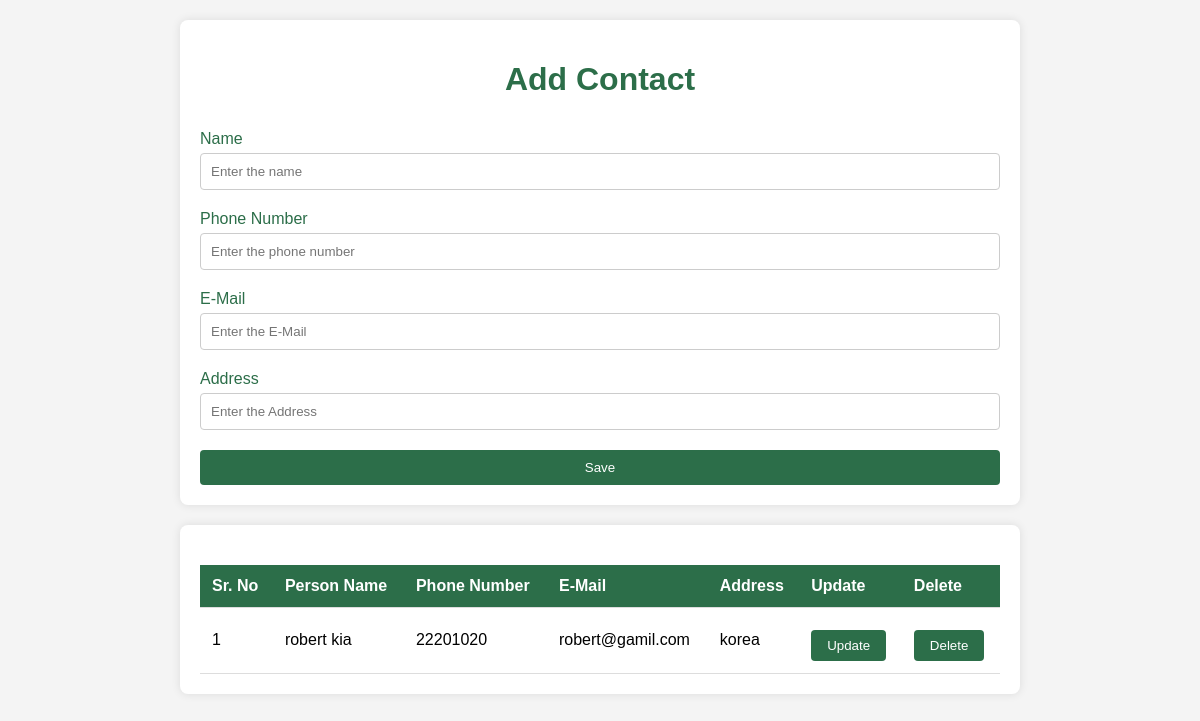
Before: / with the older database file.
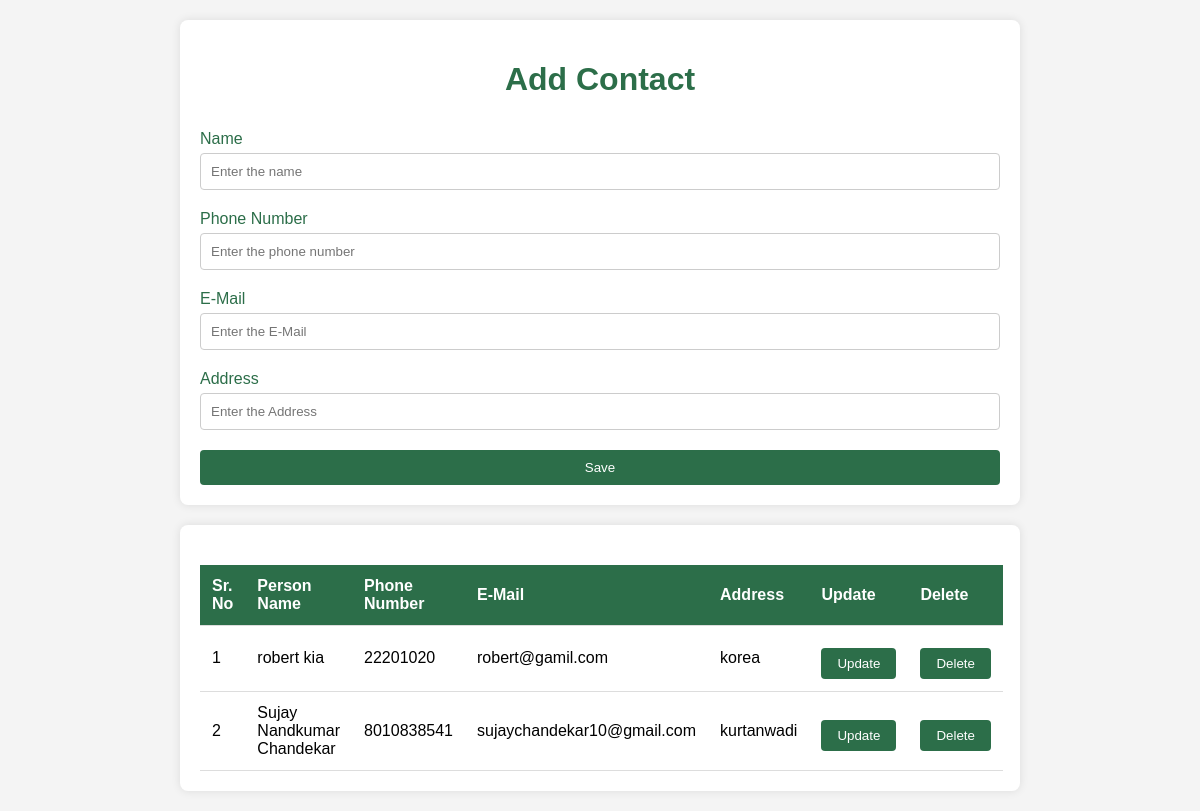
After: the same page with the newer database file.
### contactDetail/models.py (models this page shows)
class contactInfo(models.Model):
    name =  models.CharField(max_length=100)
    phoneNumber = models.IntegerField()
    email = models.EmailField()
    address = models.CharField(max_length=200)

### contactDetail/views.py (the view, shortened to what this page needs)
# urls.py: path('',addcontact,name='addcontact'),
def addcontact(request):
    alldata =  contactInfo.objects.all()
    context = {'contacts' : alldata}
    return render(request , 'contactAdd.html' ,context)

### contactDetail/templates/contactAdd.html (shortened to what this page needs)
<!DOCTYPE html>
<html lang="en">
<head>
</head>
<body>
  <div class="container">
    <h1>Add Contact</h1>
    <form action="#" method="post" enctype="multipart/form-data" class="Information">
      <label for="name">Name</label>
      <input type="text" id="name" name="name" placeholder="Enter the name" required>
      <label for="phone">Phone Number</label>
      <input type="text" id="phone" name="phone" placeholder="Enter the phone number" required>
      <label for="mail">E-Mail</label>
      <input type="text" id="mail" name="mail" placeholder="Enter the E-Mail" required>
      <label for="address">Address</label>
      <input type="text" id="address" name="address" placeholder="Enter the Address" required>
      <button type="submit">Save</button>
    </form>
  </div>
  <div class="container">
    <table>
      <thead>
        <tr>
          <th>Sr. No</th>
          <th>Person Name</th>
          <th>Phone Number</th>
          <th>E-Mail</th>
          <th>Address</th>
          <th>Update</th>
          <th>Delete</th>
        </tr>
      </thead>
      <tbody>
        {% for contact in contacts %}
          <tr>
            <td>{{ forloop.counter }}</td>
            <td>{{ contact.name }}</td>
            <td>{{ contact.phoneNumber }}</td>
            <td>{{ contact.email }}</td>
            <td>{{ contact.address }}</td>
            <td>
              <button class="btn-success">
                <a href="/updatecontact/{{ contact.id }}/">Update</a>
              </button>
            </td>
            <td>
              <button class="btn-success">
                <a href="/deletecontact/{{ contact.id }}/">Delete</a>
              </button>
            </td>
          </tr>
        {% endfor %}
      </tbody>
    </table>
  </div>
</body>
</html>

### contactDetail/templates/contactAdd.html (style rules this page uses)
body { font-family: Arial, sans-serif; margin: 0; padding: 0; background-color: #f4f4f4; }
.container { max-width: 800px; margin: 20px auto; padding: 20px; background-color: #ffffff; box-shadow: 0 0 10px rgba(0, 0, 0, 0.1); border-radius: 8px; }
h1 { color: #2c6e49; text-align: center; }
form { display: flex; flex-direction: column; }
label { margin: 10px 0 5px; color: #2c6e49; }
input[type="text"] { padding: 10px; margin-bottom: 10px; border: 1px solid #ccc; border-radius: 4px; }
button { padding: 10px; background-color: #2c6e49; color: #fff; border: none; border-radius: 4px; cursor: pointer; margin-top: 10px; }
table { width: 100%; border-collapse: collapse; margin-top: 20px; }
th, td { padding: 12px; text-align: left; border-bottom: 1px solid #ddd; }
th { background-color: #2c6e49; color: white; }
.btn-success a { color: #fff; text-decoration: none; display: block; }
.btn-success { background-color: #2c6e49; padding: 8px 16px; border-radius: 4px; text-align: center; }

Changed rows visible on the page:
added contactInfo: name "Sujay Nandkumar Chandekar", phoneNumber "8010838541", email "sujaychandekar10@gmail.com", address "kurtanwadi"
